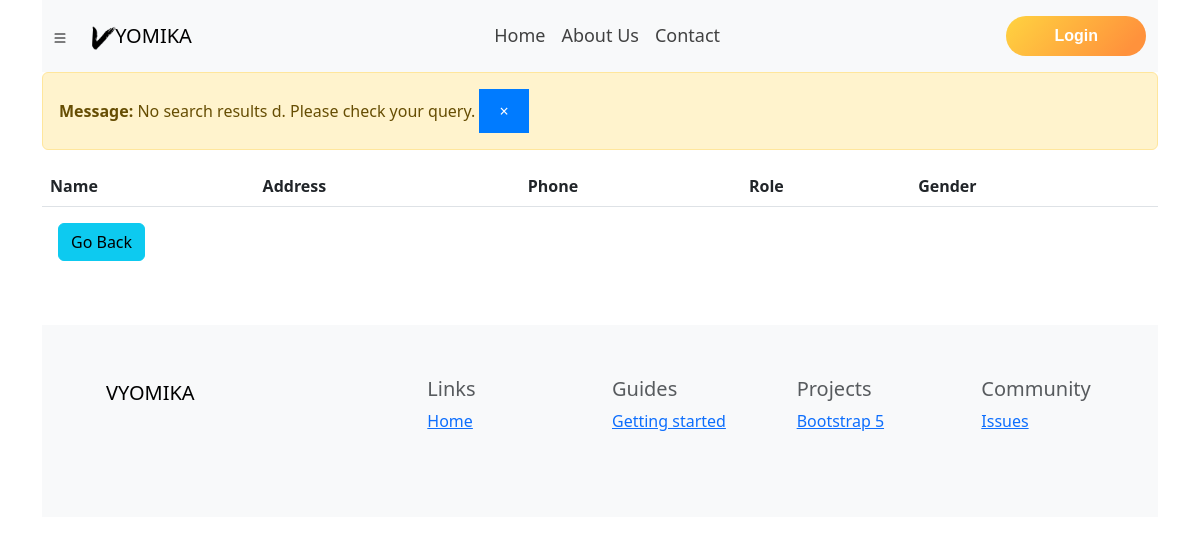
The page /management/staff/searchstf/ on the database as committed earlier.
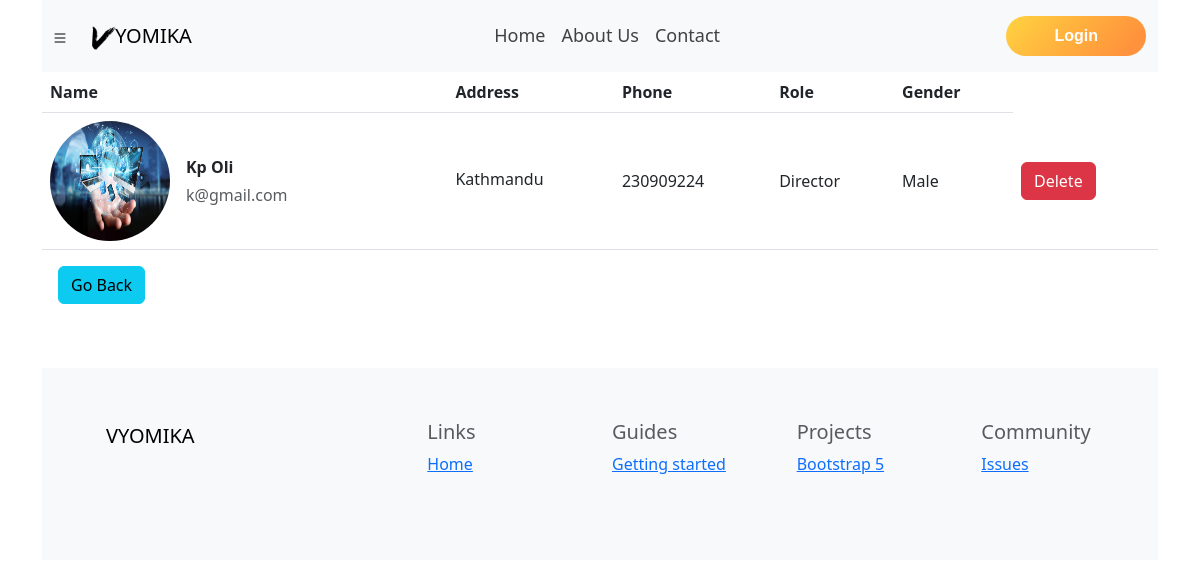
The same page on the database as committed later.
### Student/models.py (models this page shows, shortened)
class Staff(models.Model):
    stf_id = models.AutoField(primary_key=True)
    user = models.ForeignKey(UserAccount, on_delete = models.CASCADE)
    stfname = models.CharField(default='', max_length=55)
    stfemail = models.CharField(default='', max_length=100)
    stfadd = models.CharField(default='', max_length=255)
    stfphone = models.CharField(default='', max_length=10)
    stfrole = models.CharField(default='', max_length=55)
    stfgender = models.CharField(default='', max_length=6)
    stfimage = models.ImageField(default='', upload_to='stdimg')

### Student/views.py (the view)
# urls.py: path('staff/searchstf/', views.searchStf, name = 'searchStd'),
def searchStf(request):
    query = request.GET.get('query', '')
    if len(query)>78:
        allStf = Staff.objects.none()
    else:
        stfName = Staff.objects.filter(stfname__icontains=query)
        stfEmail = Staff.objects.filter(stfemail__icontains=query)
        stfAdd = Staff.objects.filter(stfadd__icontains=query)
        allStf = stfName.union(stfEmail, stfAdd)
    if allStf.count() == 0:
        messages.warning(request, "No search results d. Please check your query.")
    params = {"allStf": allStf, 'query':query}
    return render(request, 'Student/searchStf.html', params)

### templates/Student/searchStf.html (shortened to what this page needs)
{% extends 'base.html' %}
{% block body %}
<table class="table align-middle mb-0 bg-white">
    <thead class="bg-light">
        <tr>
            <th>Name</th>
            <th>Address</th>
            <th>Phone</th>
            <th>Role</th>
            <th>Gender</th>
        </tr>
    </thead>
    <tbody>
        {% for stf in allStf %}
        <tr>
            <td>
                <div class="d-flex align-items-center">
                    <img src="/media/{{stf.stfimage}}" alt="" style="width: 120px; height: 120px"
                        class="rounded-circle" />
                    <div class="ms-3">
                        <p class="fw-bold mb-1">{{stf.stfname}}</p>
                        <p class="text-muted mb-0">{{stf.stfemail}}</p>
                    </div>
                </div>
            </td>
            <td>
                <p class="fw-normal mb-1">{{stf.stfadd}}</p>
            </td>
            <td>{{stf.stfphone}}</td>
            <td>{{stf.stfrole}}</td>
            <td>{{stf.stfgender}}</td>
            <td>
                <form action="{% url 'delete_staff' stf.stf_id %}" method="POST">
                    <button type="submit" class="btn btn-danger">Delete</button>
                </form>
            </td>
        </tr>
        {% endfor %}
    </tbody>
</table>
<a href='/management/staff/'><button class="m-3 btn btn-info">Go Back</button></a>
{% endblock %}

Rows that differ between the two databases and show on the page:
added Staff: stfimage (picture), stfname "Kp Oli", stfemail "k@gmail.com", stfadd "Kathmandu", stfphone "230909224", stfrole "Director", stfgender "Male"
Other text that changed with them:
list line gone: "Message: No search results d. Please check your query. ×"
